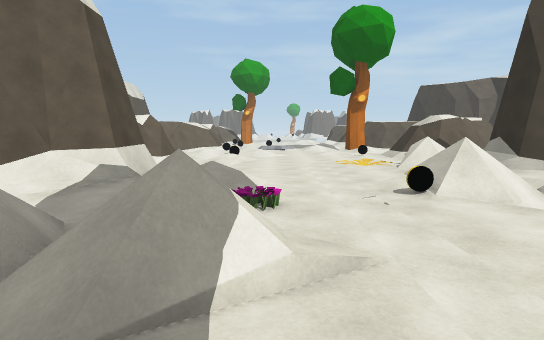
View 1 (above)

15 first-person views from a walk through a 3-D level made in the Unity game engine. The camera is 1.5 m above the floor, tilts 6° down and sees 75° across. The floor is counted in squares, 2 m on a side. Each view is taken from the middle of a square. On the plan, view 1 faces up. The plan holds only what a view shows up to about 11 squares ahead; the rest is blank. The place goes on beyond the plan.

View 2
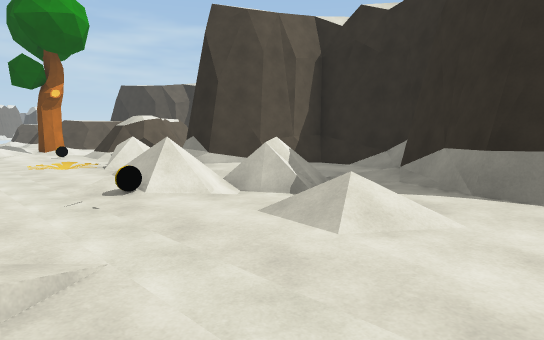

View 3
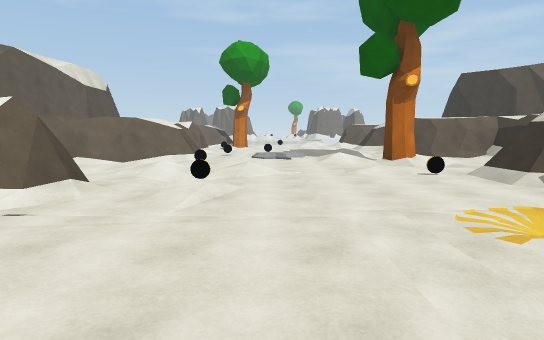

View 4
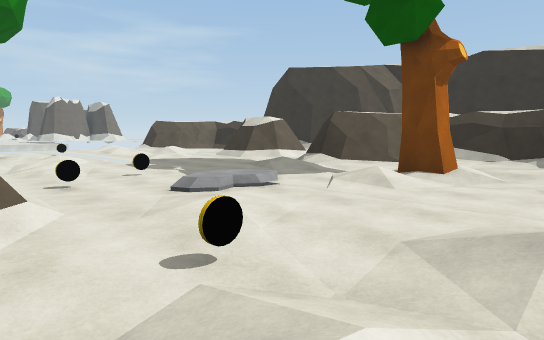

View 5
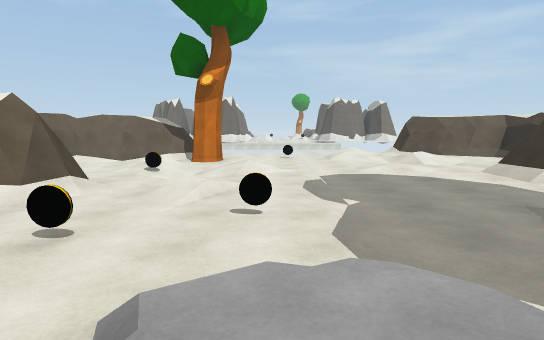

View 6
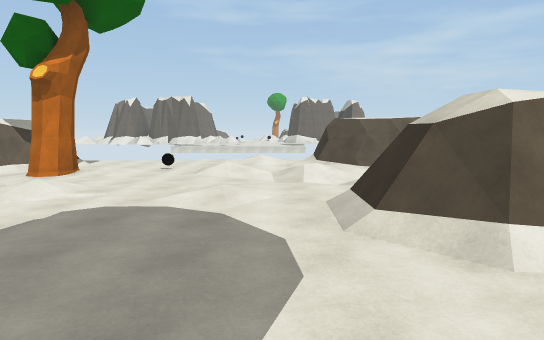

View 7
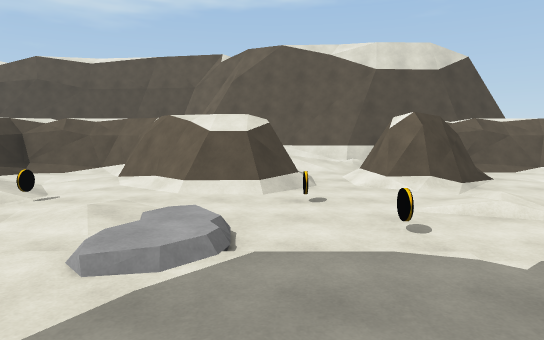

View 8
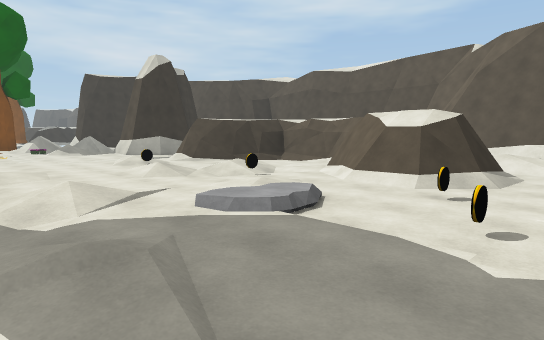

View 9
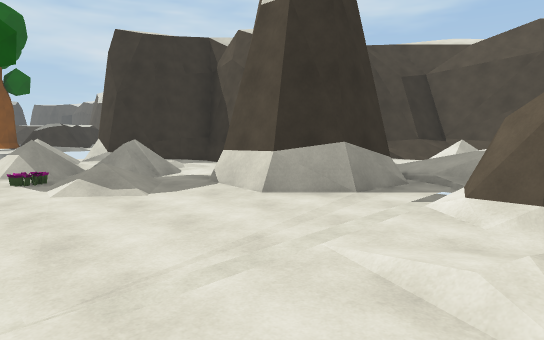

View 10
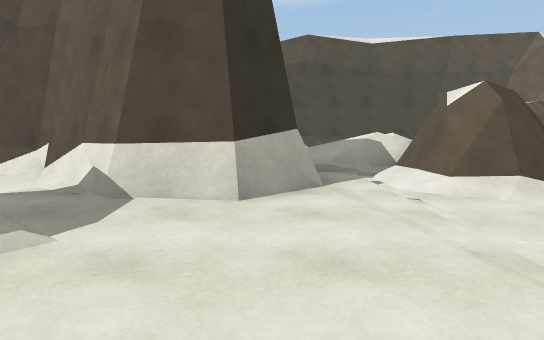

View 11
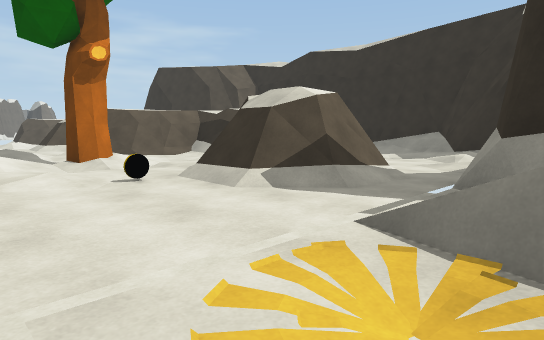

View 12
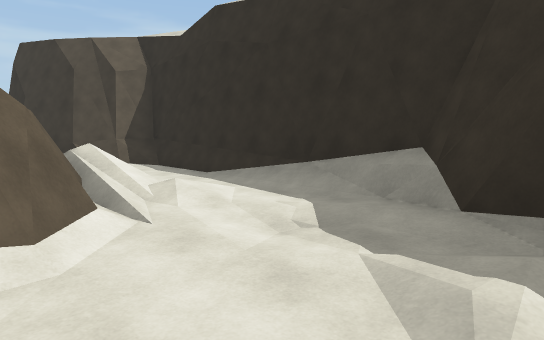

View 13
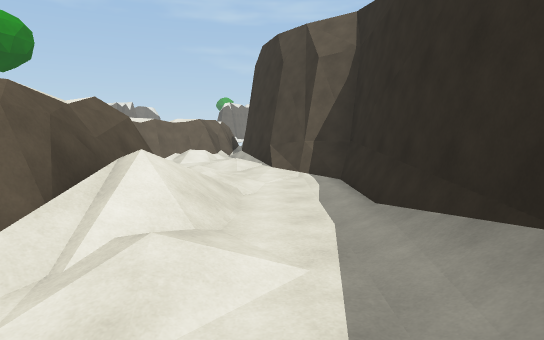

View 14
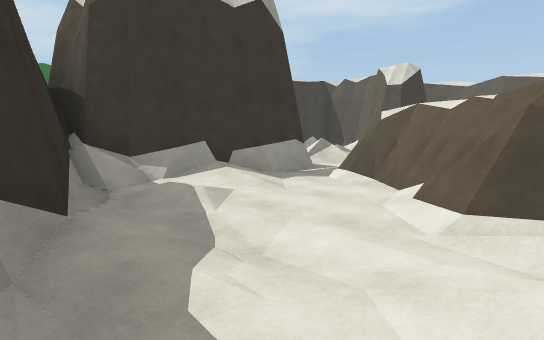

View 15
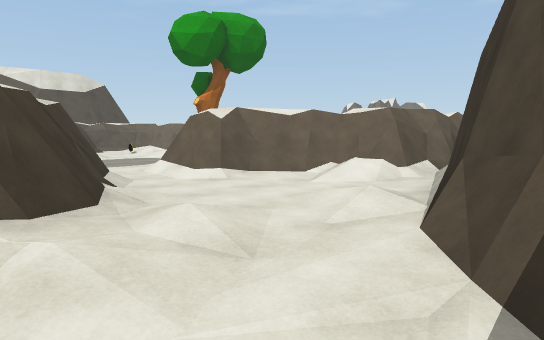

### Floor plan
Key: @ floor where view 1 was taken; # wall or solid block; . main floor; : floor 0.25 m higher than the main floor; - floor 0.25 m lower than the main floor; + floor 0.5 m higher than the main floor; / step, stairs or slope; = window, fence, low wall or low ledge; O other object.
Columns run from 10 left of view 1 to 12 right of it. Each row starts with its distance up from view 1.
 28         .....
 27         .....::#
 26        #..O....###
 25      ###O:../.:..#
 24      ##./...:./..
 23     ##-./-......  #
 22     #/-.O.:.:.. #####
 21       #.......####//#
 20    #  ##.:....###...#
 19   ##./##.........../##
 18   # /.....O...##/...:##
 17  ## /.##O...::####/:..#
 16  #/   ##..:....####/..#
 15      ###.:..:#:.:##/./#
 14      ##.O.../O/..##/./#
 13     ##-./-......###/:/#
 12 #   #/-./.:.:.. ###../#
 11 #   ###......O###...:##
 10 #     ##.O....###..:/#
  9 #    /##.........:.:##
  8 #    /...../.:.##+./#
  7 #     ##.../O=/####/#
  6 ##.   ##/../. ./#####
  5  #.   ##./.// /..##
  4     ###/./O/O/=/.#
  3     #+-/=-./...//#
  2     ##-/////./.###
  1      ##.-/./:/##
  0       ##//@/..
 -1        #.=O

Positions as (right, up) in squares from view 1, and headings:
1: (0, 0), facing up
2: (0, 0), facing up-right
3: (0, 5), facing up
4: (-3, 12), facing up-right
5: (0, 15), facing up
6: (3, 17), facing up
7: (3, 17), facing left
8: (3, 19), facing down-left
9: (1, 10), facing down-left
10: (1, 7), facing left
11: (1, 7), facing up-right
12: (7, 9), facing up-right
13: (10, 11), facing up
14: (11, 13), facing down-left
15: (11, 16), facing up-left
